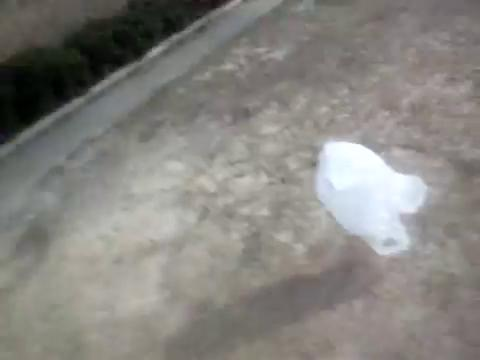
#> input picture images/bag_00000001.jpg, 480 x 360 px
$ python alpha_matting_segmentation.py
#> lines starting #> are read from the running program, lines starting #| are printed output that depends on the picture; after the words box and inside, x2 and y2 are one past the last pixel; in counts of white or black regions, pixels touching at a corner belong together
### util.py
import numpy as np
from skimage.draw import polygon
from skimage.segmentation import slic


def get_search_region(bbox, frame, ratio):
    """
    Calculates coordinates of ratio*width/height of axis-aligned bbox, centred
    on the original bbox, constrained by the original size of the image.

    Arguments:
      bbox  = axis-aligned bbox of the form [x0, y0, width, height]
      frame = MxNxD Image to constrain bbox by
      ratio = ratio at which to change bbox dimensions by

    Output:
      x0, y0, x1, y1 = Coordinates of expanded axis-aligned bbox
    """
    x0, y0, w, h = bbox
    ih, iw = frame.shape[:2]

    ww, hh = ratio * w, ratio * h

    # expand bbox by ratio
    x1 = np.min([iw - 1, x0 + w / 2 + ww / 2])
    y1 = np.min([ih - 1, y0 + h / 2 + hh / 2])
    x0 = np.max([0, x0 + w / 2 - ww / 2])
    y0 = np.max([0, y0 + h / 2 - hh / 2])

    x0, y0, x1, y1 = np.rint(np.array([x0, y0, x1, y1])).astype("int")

    return x0, y0, x1, y1


def bbox_to_axis_aligned_bbox(bbox):
    """
    Converts bbox of the form [x0, y0, x1, y1, x2, y2, x3, y3] to
    axis-aligned version, i.e.: [x0, y0, width height]
    """
    bbox_reshaped = bbox.reshape([4, 2])
    bbox_aa = np.array([bbox_reshaped[:, 0].min(), bbox_reshaped[:, 1].min()])

    return np.concatenate((bbox_aa, np.max(bbox_reshaped, axis=0) - bbox_aa))


# [44 lines left out: function superpixel_image, not called in this run]

### learning_based_digital_matting.py
# Based on:
# Y. Zheng and C. Kambhamettu, “Learning based digital matting,” in
# IEEE International Conference on Computer Vision, September 2009, pp. 889–896.
#
# Python implementation of:
#   http://uk.mathworks.com/matlabcentral/fileexchange/31412-learning-based-digital-matting
#
# Laplacian calculation adapted from http://github.com/MarcoForte/learning-based-matting (db5417a)

import numpy as np
from numpy.lib.stride_tricks import as_strided
from scipy import sparse
from scipy.sparse import linalg as splinalg


def getC(mask, c):
    scribble_mask = mask != 0
    return c * sparse.diags(c * scribble_mask.ravel())


def getAlpha_star(mask):
    alpha_star = np.zeros_like(mask, dtype="float")
    alpha_star[mask > 0] = 1
    alpha_star[mask < 0] = -1
    return alpha_star


def getLapCoefRow(win, numPixInWindow, d, _lambda):
    win = np.concatenate((win, np.ones((win.shape[0], numPixInWindow, 1))), axis=2)

    I = np.tile(np.eye(numPixInWindow), (win.shape[0], 1, 1))
    I[:, -1, -1] = 0

    winTProd = np.einsum("...ij,...kj ->...ik", win, win)
    winTProd_reg_inv = np.linalg.inv(winTProd + I * _lambda)

    F = np.einsum("...ij,...jk->...ik", winTProd, winTProd_reg_inv)
    I_F = np.eye(numPixInWindow) - F

    return np.einsum("...ji,...jk->...ik", I_F, I_F)


def getLap(imdata, mask, winsz, _lambda):
    ih, iw, d = imdata.shape

    # unravel the image to be (npixels, d)
    ravelImg = imdata.reshape(ih * iw, d)

    ravelImg = ravelImg / 255  # normalise image

    numPixInWindow = winsz ** 2
    numPixInWindowSQ = numPixInWindow ** 2
    halfwinsz = winsz // 2

    scribble_mask = mask != 0
    numPix4Training = np.sum(
        1 - scribble_mask[halfwinsz:-halfwinsz, halfwinsz:-halfwinsz]
    )
    numNonzeroValue = numPix4Training * numPixInWindowSQ

    row_inds = np.zeros(numNonzeroValue)
    col_inds = np.zeros(numNonzeroValue)
    vals = np.zeros(numNonzeroValue)

    # create matrix of pixel indices for each window
    A = np.reshape(np.arange(ih * iw), (ih, iw))
    inds_shape = (A.shape[0] - winsz + 1, A.shape[1] - winsz + 1, winsz, winsz)
    inds_strides = (A.strides[0], A.strides[1]) + A.strides
    pixInds = as_strided(A, shape=inds_shape, strides=inds_strides)
    pixInds = np.reshape(
        pixInds, (ih - 2 * halfwinsz, iw - 2 * halfwinsz, numPixInWindow)
    )

    offset = 0

    for i in range(ih - 2 * halfwinsz):
        # select indices of all windows centred on the i'th row
        inds_o = pixInds[i, :]

        # select only those with an unknown label - i.e. 0
        inds = inds_o[~scribble_mask[i + halfwinsz, halfwinsz : iw - halfwinsz]]

        # if we don't have any then skip to the next row
        if not np.any(inds):
            continue

        # calculate the Laplacian coeffs
        win = ravelImg[inds]
        lapcoeff = getLapCoefRow(win, numPixInWindow, d, _lambda)

        # store pixel indices and their corresponding Laplacian value
        step = win.shape[0] * numPixInWindowSQ
        vals[offset : offset + step] = lapcoeff.ravel()
        row_inds[offset : offset + step] = np.repeat(inds, numPixInWindow).ravel()
        col_inds[offset : offset + step] = np.tile(inds, numPixInWindow).ravel()
        offset += step

    return sparse.csr_matrix((vals, (row_inds, col_inds)), shape=(ih * iw, ih * iw))


def solveQuadOpt(L, C, alpha_star):
    lbda = 1e-9  # different lambda to the one used to calc the lap
    # this one regularises the alpha calculation

    D = sparse.eye(L.shape[0])

    alpha = splinalg.spsolve(L + C + D * lbda, C @ alpha_star.ravel())
    alpha = np.reshape(alpha, alpha_star.shape)

    # rescale alpha to ~ [0, 1] if using [-1, 0, 1] as labels
    if np.min(alpha_star) == -1:
        alpha = alpha / 2 + 0.5

    # clip to [0, 1]
    return np.maximum(np.minimum(alpha, 1), 0)


def learningBasedMatting(frame, scribble_mask, winsz=3, c=800, _lambda=1e-07):
    # if the image is a 2d array, add third dim for slicing in other functions
    if len(frame.shape) == 2:
        frame = np.reshape(frame, (*frame.shape, 1))

    C = getC(scribble_mask, c)
    alpha_star = getAlpha_star(scribble_mask)
    L = getLap(frame, scribble_mask, winsz, _lambda)

    return solveQuadOpt(L, C, alpha_star)

### alpha_matting_segmentation.py
import numpy as np
from skimage.draw import polygon

from learning_based_digital_matting import learningBasedMatting
from util import bbox_to_axis_aligned_bbox, get_search_region


def expand_region(x, y, rho, ih, iw, winsz):
    """
    Expands/contracts bbox's area by rho, i.e. new area = rho * old area,
    while constraining to lie within image boundary, padded inwards by
    alpha matting window size.
    """
    # centroid
    xc, yc = x.mean(), y.mean()

    # linearly scale dims by sqrt(rho)
    r = np.sqrt(rho)
    xx = r * (x - xc) + xc
    yy = r * (y - yc) + yc

    # clip to image boundary (inner padding by alpha matting window size)
    xx = np.maximum(np.minimum(xx, iw - 1 - winsz), winsz)
    yy = np.maximum(np.minimum(yy, ih - 1 - winsz), winsz)

    return xx, yy


def create_scribble_mask(x, y, frame, pct_area_shrink=0.1, pct_area_grow=0.1, winsz=3):
    """
    Arguments:
        x               = x-coordinates of bbox
        y               = y-coordinates of bbox
        frame           = image to create scribble mask for
        pct_area_shrink = fraction of bbox area to shrink by:
                          new area = old area * (1-pct_area_shrink)
        pct_area_grow   = fraction of bbox area to expand by:
                          new area = old area * pct_area_grow
        winsz           = window size of the alpha matting algorithm

    Output:
      scribble_mask = mask for pixels. Contains 1 for definite foreground,
                      -1 for definite background, and 0 for unknown pixels.
    """
    ih, iw = frame.shape[:2]

    # expand bbox by 'pct_area_grow' area
    xe, ye = expand_region(x, y, pct_area_grow, ih, iw, winsz)

    # shrink bbox by 'pct_area_shrink' area
    xs, ys = expand_region(x, y, 1 - pct_area_shrink, ih, iw, winsz)

    # pixel indices (row, column) for expanded/contracted bboxes
    re, ce = polygon(xe, ye)  # pixels for expanded polygon
    rs, cs = polygon(xs, ys)  # pixels for contracted polygon

    # mask for outside of expanded bbox
    expanded_mask = np.zeros((ih, iw), dtype="bool")
    expanded_mask[ce, re] = True  # mark inside expanded bbox
    expanded_mask = ~expanded_mask  # invert to get outside

    # final scribble mask with -1 for outside expanded bbox, 1 inside, 0 otherwise
    scribble_mask = np.zeros((ih, iw), dtype="int")
    scribble_mask[expanded_mask] = -1
    scribble_mask[cs, rs] = 1

    return scribble_mask


def perform_alpha_matting(
    image,
    bbox,
    rho_plus=1.2,
    rho_minus=0.8,
    tau=0.84,
    lbda=1e-2,
    crop_ratio=2,
    return_crop_region=False,
):
    """
    Performs alpha matting segmentation.

    Arguments:
        image              = MxNxD numpy array containing the image to be segmented.
        bbox               = array containing bounding box of the form
                             [x0, y0, x1, y1, x2, y2, x3, y3].
        rho_plus           = factor to expand bbox by to label area outside this
                             as belonging to the background.
        rho_minus          = factor to contract bbox by to label area inside this
                             as belonging to the object.
        tau                = fraction of area of the original bounding box we
                             wish the alpha matte to occupy.
        lbda               = ridge regression regularisation term.
        crop_ratio         = factor to multiply the axis-aligned version of the
                             bbox by to denote size of area to crop image to.
        return_crop_region = boolean, if True the function also returns a
                             vector containing the region used for segmentation.

    Output:
        mask             = boolean mask containing True for pixels labelled as
                           belonging to the object, and False otherwise.
        [x0, y0, x1, y1] = start/end points for respective image dimensions used
                           for superpixeling (OPTIONAL)
    """
    bbox = np.array(bbox, dtype="float")
    if bbox.shape != (8,):
        raise ValueError(
            "Bounding box must be of the form [x0, y0, x1, y1, x2, y2, x3, y3]."
        )

    Ih, Iw = image.shape[:2]

    bbox_aa = bbox_to_axis_aligned_bbox(bbox)

    # get coords of region to crop
    c_x0, c_y0, c_x1, c_y1 = get_search_region(bbox_aa, image, crop_ratio)

    # crop image and move bbox to cropped image coords
    c_image = image[c_y0:c_y1, c_x0:c_x1, :].copy()
    c_bbox = bbox.copy()
    c_bbox[::2] -= c_x0
    c_bbox[1::2] -= c_y0

    # create scribble mask of the cropped region
    scribble_mask = create_scribble_mask(
        x=c_bbox[::2],
        y=c_bbox[1::2],
        frame=c_image,
        pct_area_shrink=rho_minus,
        pct_area_grow=rho_plus,
        winsz=3,
    )

    # perform the alpha matting
    alpha = learningBasedMatting(
        frame=c_image, scribble_mask=scribble_mask, winsz=3, _lambda=lbda
    )

    # threshold
    bbox_area = polygon(bbox[::2], bbox[1::2])[
        0
    ].size  # count num pixels in polygon of bbox
    t = 0
    for t in np.arange(1, 0, -0.001):
        if (np.count_nonzero(alpha > t) / bbox_area) >= tau:
            break

    mask = np.zeros((Ih, Iw), dtype="bool")
    mask[c_y0:c_y1, c_x0:c_x1] = alpha > t

    if return_crop_region:
        return mask, [c_x0, c_y0, c_x1, c_y1]

    return mask


if __name__ == "__main__":
    import matplotlib.pyplot as plt

    # apply segmentation bag image (from VOT2016 data set)
    image = plt.imread("images/bag_00000001.jpg")
#> image is the input picture: shape (360, 480, 3); mean R, G, B 134.3, 132.3, 127.8

    bbox = np.array([334.02, 128.36, 438.19, 188.78, 396.39, 260.83, 292.23, 200.41])

    mask, [x0, y0, x1, y1] = perform_alpha_matting(image, bbox, return_crop_region=True)
#> in perform_alpha_matting, `c_x0, c_y0, c_x1, c_y1 = get_search_region(bbox_aa, image, crop_ratio)`: c_x0 = 219; c_y0 = 62; c_x1 = 479; c_y1 = 327
#> in perform_alpha_matting, `c_image = image[c_y0:c_y1, c_x0:c_x1, :].copy()`:
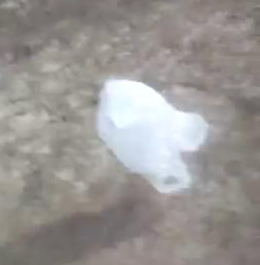
#> c_image: shape (265, 260, 3); mean R, G, B 153.2, 149.6, 147
#> in expand_region, `xc, yc = x.mean(), y.mean()`: xc = 146.2; yc = 132.6
#> in expand_region, `xx = r * (x - xc) + xc`: xx = [112, 226.2, 180.4, 66.26]
#> in expand_region, `yy = r * (y - yc) + yc`: yy = [60.04, 126.2, 205.2, 139]
#> in create_scribble_mask, `xe, ye = expand_region(x, y, pct_area_grow, ih, iw, winsz)`: xe = [112, 226.2, 180.4, 66.26]; ye = [60.04, 126.2, 205.2, 139]
#> in create_scribble_mask, `xs, ys = expand_region(x, y, 1 - pct_area_shrink, ih, iw, winsz)`: xs = [132.3, 178.8, 160.2, 113.6]; ys = [103, 130, 162.2, 135.2]
#> in create_scribble_mask, `re, ce = polygon(xe, ye)`: re = 12036 values from 67 to 225; ce = 12036 values, max 204 at index 9529, min 61 at index 2357, mean 132.6
#> in create_scribble_mask, `rs, cs = polygon(xs, ys)`: rs = 2006 values from 114 to 178; cs = 2006 values, max 162 at index 1617, min 104 at index 370, mean 132.6
#> in perform_alpha_matting, `scribble_mask = create_scribble_mask( x=c_bbox[::2], y=c_bbox[1::2], f..`:
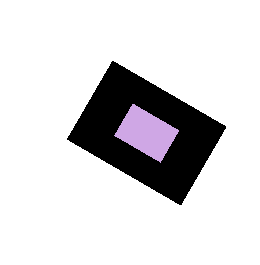
#> scribble_mask: shape (265, 260) int64; 3 distinct labels, from -1 to 1; one colour per label, 0 black, -1 white
#> in getC, `scribble_mask = mask != 0`:
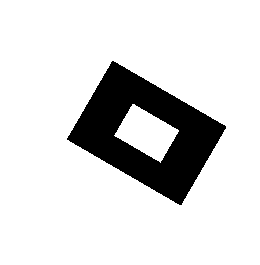
#> scribble_mask: shape (265, 260) bool; 85.4% white; 1 black region, box (x1, y1, x2, y2) and area: (67, 61, 226, 205) 10030
#> in learningBasedMatting, `alpha_star = getAlpha_star(scribble_mask)`:
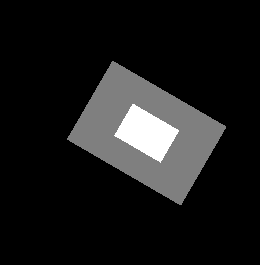
#> alpha_star: shape (265, 260) float64; min -1, max 1, mean -0.796; drawn with min black and max white
#> in getLap, `numPix4Training = np.sum( 1 - scribble_mask[halfwinsz:-halfwinsz, half..`: numPix4Training = 10030
#> in getLap, `numNonzeroValue = numPix4Training * numPixInWindowSQ`: numNonzeroValue = 812430
#> in getLap, `pixInds = as_strided(A, shape=inds_shape, strides=inds_strides)`:
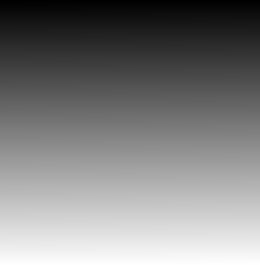
#> A: shape (265, 260) int64; min 0, max 68899, mean 34449.5; drawn with min black and max white
#> in perform_alpha_matting, `mask[c_y0:c_y1, c_x0:c_x1] = alpha > t`:
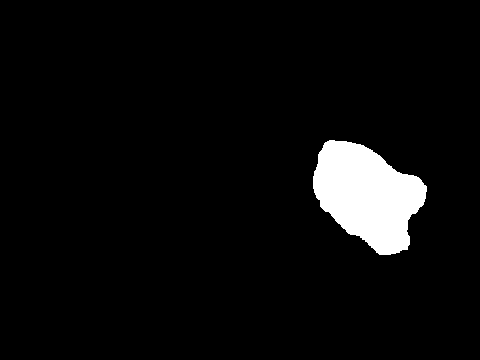
#> mask: shape (360, 480) bool; 4.9% white; 1 white region, box (x1, y1, x2, y2) and area: (313, 140, 427, 255) 8432
#> x0 = 219; y0 = 62; x1 = 479; y1 = 327

    # remove pixels from image that are labelled as background
    image_masked = image.copy()
    for d in range(3):
        image_masked[..., d].flat[~mask.ravel()] = 255

    # display original image, segmentation, and segmented image
    images = [image[y0:y1, x0:x1, :], mask[y0:y1, x0:x1], image_masked[y0:y1, x0:x1]]
    titles = ["Original image (cropped)", "Segmentation", "Segmented image"]

    bbox_pts = np.concatenate((np.reshape(bbox, (-1, 2)), bbox[:2][np.newaxis, :]))
    bbox_pts -= [x0, y0]
#> bbox_pts = [[115, 66.36], [219.2, 126.8], [177.4, 198.8], [73.23, 138.4], [115, 66.36]]

    fig, ax = plt.subplots(nrows=1, ncols=3, figsize=(15, 5))
    for image, title, a in zip(images, titles, ax):
        a.imshow(image)
        for i in range(4):
            a.plot(bbox_pts[i : i + 2, 0], bbox_pts[i : i + 2, 1], "c-", lw=2)
        a.set_title(title)
        a.axis("off")
#> this loop made 3 passes
#> title on passes 1 to 3: 'Original image (cropped)', 'Segmentation', 'Segmented image'
    plt.show()
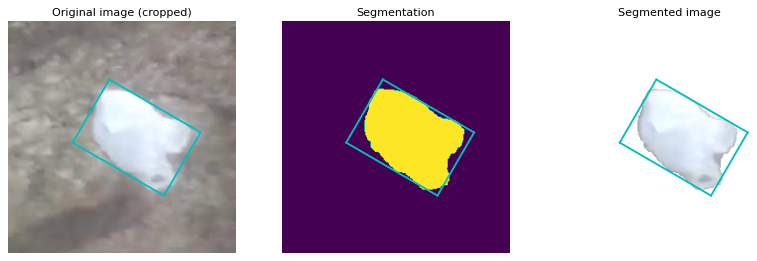
#> figure drawn by matplotlib, 3 panels

$ run again, with images/crossing_00000066.jpg copied over images/bag_00000001.jpg
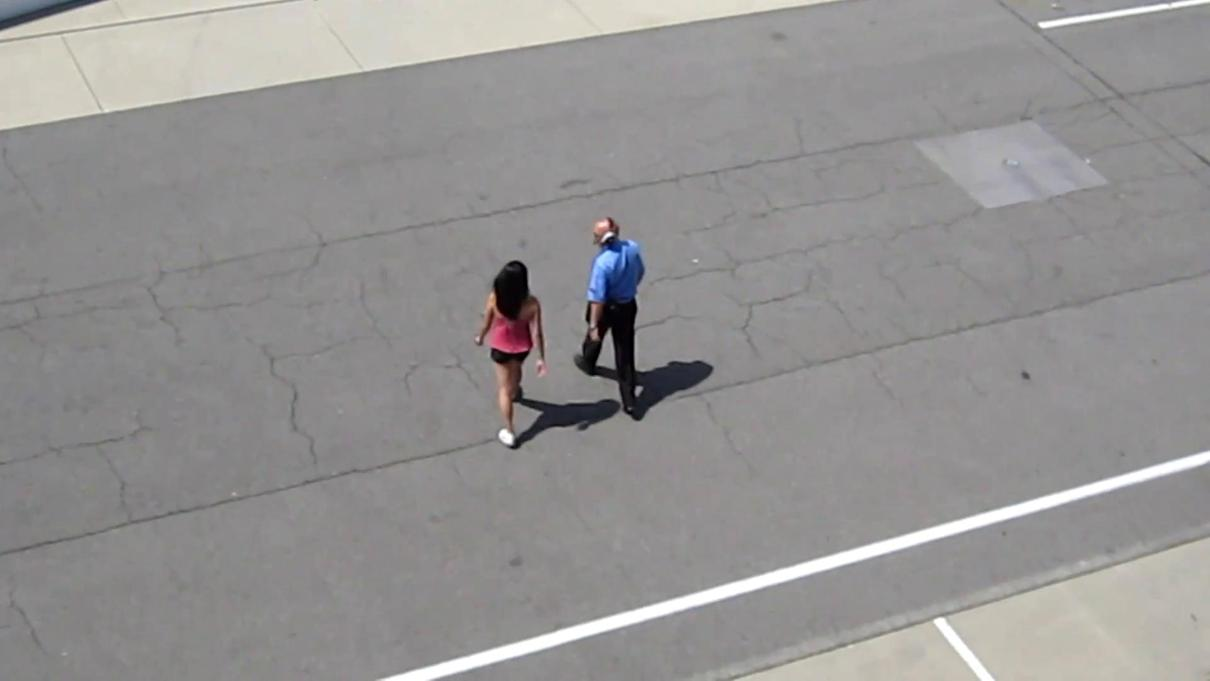
#> input picture images/crossing_00000066.jpg, 1210 x 681 px
#> image is the input picture: shape (681, 1210, 3); mean R, G, B 148.4, 146.9, 146.3
#> c_x0 = 219; c_y0 = 62; c_x1 = 511; c_y1 = 327
#> xc = 146.2; yc = 132.6
#> xx = [112, 226.2, 180.4, 66.26]
#> yy = [60.04, 126.2, 205.2, 139]
#> xe = [112, 226.2, 180.4, 66.26]; ye = [60.04, 126.2, 205.2, 139]
#> xs = [132.3, 178.8, 160.2, 113.6]; ys = [103, 130, 162.2, 135.2]
#> re = 12036 values from 67 to 225; ce = 12036 values, max 204 at index 9529, min 61 at index 2357, mean 132.6
#> rs = 2006 values from 114 to 178; cs = 2006 values, max 162 at index 1617, min 104 at index 370, mean 132.6
#> in getC, `scribble_mask = mask != 0`:
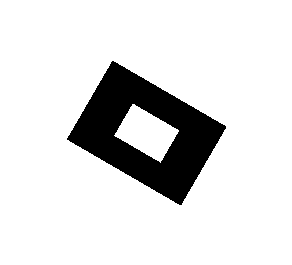
#> scribble_mask: shape (265, 292) bool; 87% white; 1 black region, box (x1, y1, x2, y2) and area: (67, 61, 226, 205) 10030
#> numPix4Training = 10030
#> numNonzeroValue = 812430
#> mask: shape (681, 1210) bool; 1% white; 1 white region, box (x1, y1, x2, y2) and area: (307, 138, 423, 246) 8429
#> `mask, [x0, y0, x1, y1] = perform_alpha_matting(image, bbox, return_cro..`: x0 = 219; y0 = 62; x1 = 511; y1 = 327
#> bbox_pts = [[115, 66.36], [219.2, 126.8], [177.4, 198.8], [73.23, 138.4], [115, 66.36]]
#> the loop `for image, title, a in zip(images, titles, ax):` made 3 passes
#> title on passes 1 to 3: 'Original image (cropped)', 'Segmentation', 'Segmented image'
#> `plt.show()`:
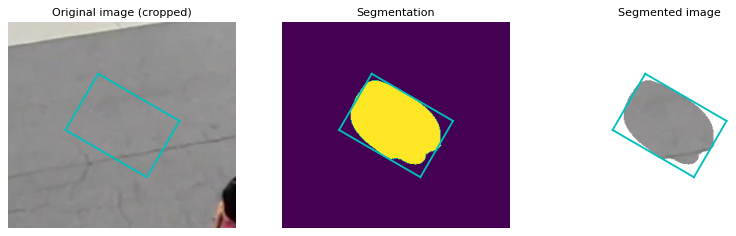
#> figure drawn by matplotlib, 3 panels

$ run again, with images/gymnastics4_00000233.jpg copied over images/bag_00000001.jpg
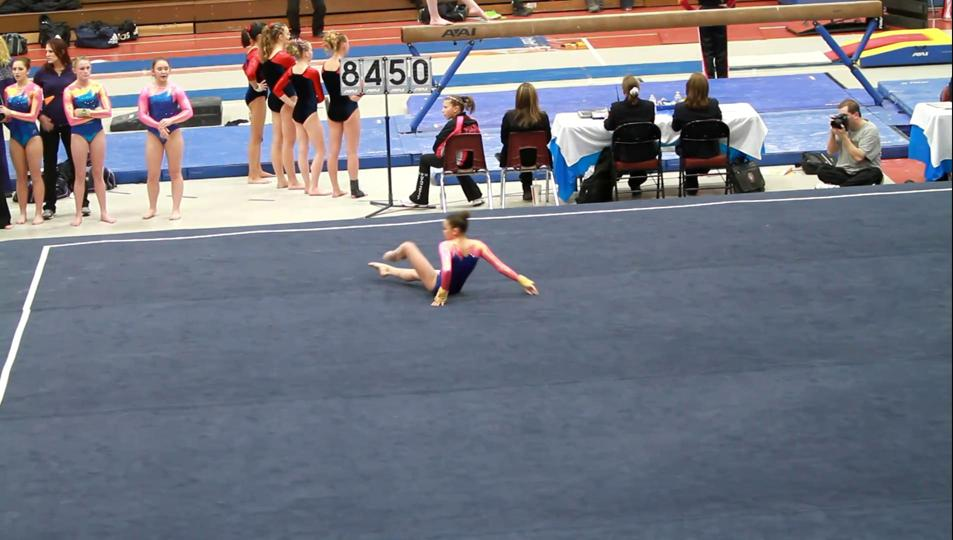
#> input picture images/gymnastics4_00000233.jpg, 953 x 540 px
#> image is the input picture: shape (540, 953, 3); mean R, G, B 116.7, 118.2, 128.3
#> c_x0 = 219; c_y0 = 62; c_x1 = 511; c_y1 = 327
#> xc = 146.2; yc = 132.6
#> xx = [112, 226.2, 180.4, 66.26]
#> yy = [60.04, 126.2, 205.2, 139]
#> xe = [112, 226.2, 180.4, 66.26]; ye = [60.04, 126.2, 205.2, 139]
#> xs = [132.3, 178.8, 160.2, 113.6]; ys = [103, 130, 162.2, 135.2]
#> re = 12036 values from 67 to 225; ce = 12036 values, max 204 at index 9529, min 61 at index 2357, mean 132.6
#> rs = 2006 values from 114 to 178; cs = 2006 values, max 162 at index 1617, min 104 at index 370, mean 132.6
#> in getC, `scribble_mask = mask != 0`:
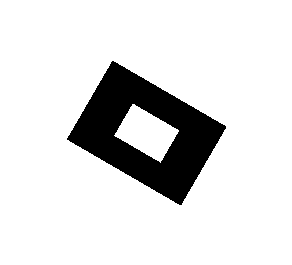
#> scribble_mask: shape (265, 292) bool; 87% white; 1 black region, box (x1, y1, x2, y2) and area: (67, 61, 226, 205) 10030
#> numPix4Training = 10030
#> numNonzeroValue = 812430
#> mask: shape (540, 953) bool; 1.6% white; 6 white regions (5 under 20 px), largest, box (x1, y1, x2, y2) and area: (301, 133, 430, 251) 8418
#> `mask, [x0, y0, x1, y1] = perform_alpha_matting(image, bbox, return_cro..`: x0 = 219; y0 = 62; x1 = 511; y1 = 327
#> bbox_pts = [[115, 66.36], [219.2, 126.8], [177.4, 198.8], [73.23, 138.4], [115, 66.36]]
#> the loop `for image, title, a in zip(images, titles, ax):` made 3 passes
#> title on passes 1 to 3: 'Original image (cropped)', 'Segmentation', 'Segmented image'
#> `plt.show()`:
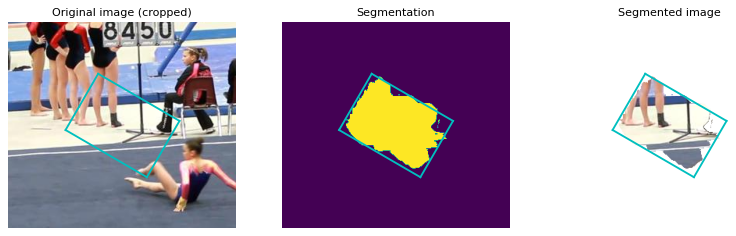
#> figure drawn by matplotlib, 3 panels
